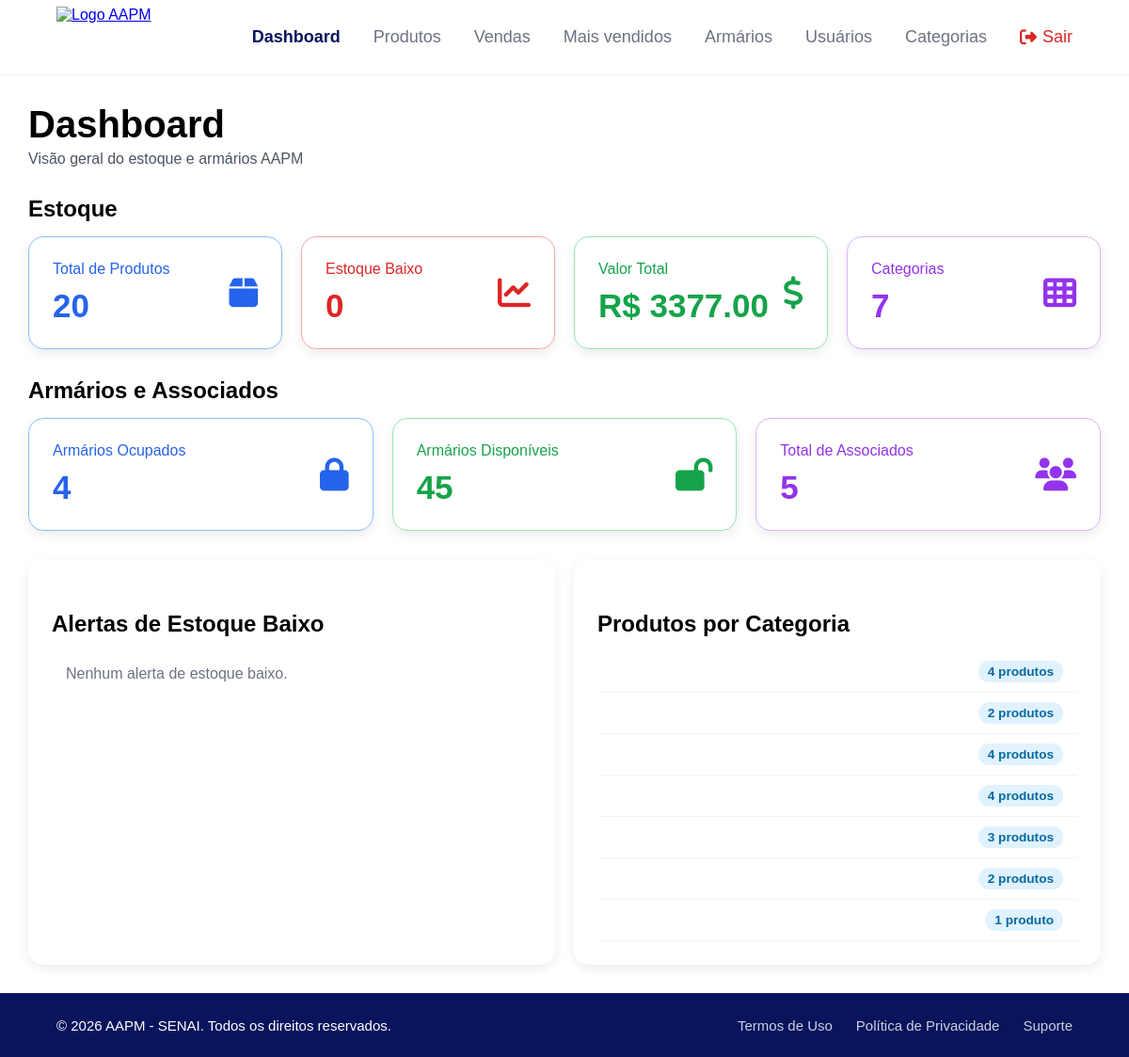
Before: / (signed in) with the older database file.
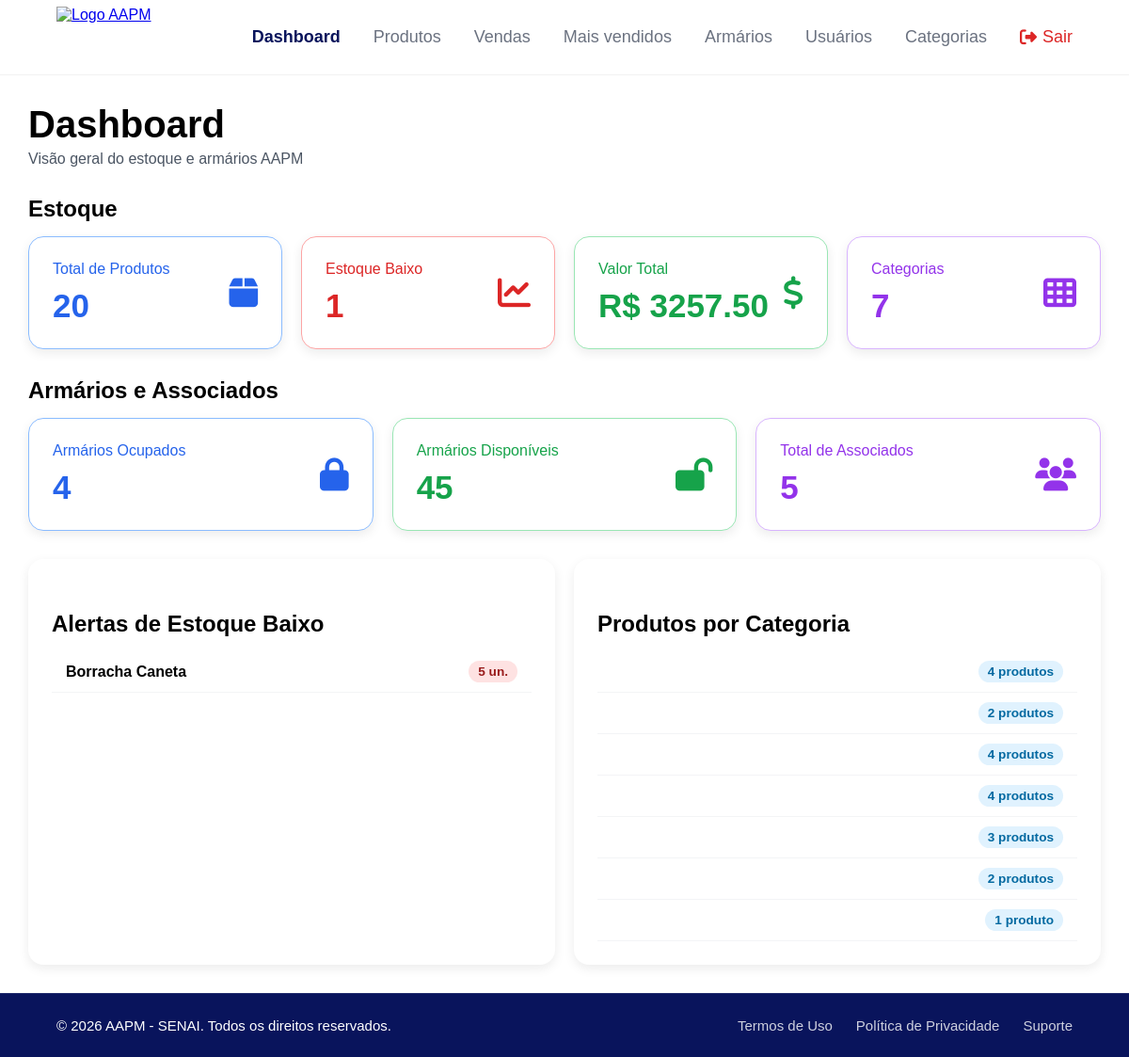
After: the same page with the newer database file.
### app/models/categoria.py (models this page shows)
class Categoria(Base):
    __tablename__ = "categorias"
    id = Column(Integer, primary_key=True, index=True)
    nome = Column(String(100), unique=True, index=True, nullable=False)
    ativo = Column(Boolean, default=True)
    descricao = Column(String(255), nullable=True)
    produtos = relationship("Produto", back_populates="categoria", lazy="select")

### app/models/produtos.py (models this page shows, shortened)
class Produto(Base):
    __tablename__ = "produtos"
    id = Column(Integer, primary_key=True, index=True)
    nome = Column(String(200), unique=True, index=True)
    preco = Column(Integer)
    estoque_atual = Column(Integer, nullable=False, default=0)
    ativo = Column(Boolean, default=True)
    imagem_path = Column(String(255), nullable=True)
    categoria_id = Column(Integer, ForeignKey("categorias.id", ondelete="SET NULL"), nullable=True)
    categoria = relationship("Categoria", back_populates="produtos")

### app/main.py (the view)
@app.get("/")
def home(
    request: Request,
    usuario=Depends(get_usuario_opcional),
    db: Session = Depends(get_db)
):
    if usuario is None:
        return templates.TemplateResponse(
            name="index.html",
            request=request
        )
    produtos_ativos = db.query(Produto).filter(Produto.ativo == True).all()
    total_produtos = len(produtos_ativos)
    produtos_alerta = [p for p in produtos_ativos if p.estoque_atual <= 5]
    estoque_baixo = len(produtos_alerta)
    valor_total = sum(p.estoque_atual * p.preco for p in produtos_ativos)
    contagem_cat = {}
    for p in produtos_ativos:
        if p.categoria and hasattr(p.categoria, 'nome'):
            nome_cat = p.categoria.nome
        elif isinstance(p.categoria, str) and p.categoria.strip():
            nome_cat = p.categoria
        else:
            nome_cat = "Gerais"
        contagem_cat[nome_cat] = contagem_cat.get(nome_cat, 0) + 1
    total_categorias = len(contagem_cat)
    return templates.TemplateResponse(
        name="dashboard.html",
        request=request,
        context={
            "request": request,
            "usuario": usuario,
            "total_produtos": total_produtos,
            "estoque_baixo": estoque_baixo,
            "valor_total": valor_total,
            "total_categorias": total_categorias,
            "produtos_alerta": produtos_alerta,
            "contagem_por_categoria": contagem_cat,
            "lista_armarios": [],
            "armarios_ocupados": 0,
            "armarios_disponiveis": 0,
            "total_associados": 0
        }
    )

### app/templates/dashboard.html (shortened to what the changed rows need)
<!DOCTYPE html>
<html lang="pt-br">
<head>
    <link rel="stylesheet" href="/static/css/dashboard.css">
    <link rel="stylesheet" href="https://cdnjs.cloudflare.com/ajax/libs/font-awesome/6.5.2/css/all.min.css">
</head>
<body>
    <div class="dashboard">
        <div class="header">
            <div>
                <h1>Dashboard</h1>
            </div>
        </div>
        <h2>Estoque</h2>
        <div class="cards">
            <div class="card vermelho">
                <div>
                    <span>Estoque Baixo</span>
                    <h3 id="estoque-baixo">{{ estoque_baixo | default(0) }}</h3>
                </div>
            </div>
            <div class="card verde">
                <div>
                    <span>Valor Total</span>
                    <h3 id="valor-total">R$ {{ "%.2f"|format(valor_total | default(0.0)) }}</h3>
                </div>
            </div>
        </div>
        <h2>Armários e Associados</h2>
        <div class="bottom">
            <div class="panel">
                <div class="panel-header">
                    <h2>Alertas de Estoque Baixo</h2>
                </div>
                <div id="lista-alertas">
                    {% if produtos_alerta %}
                        <div class="lista-customizada">
                            {% for prod in produtos_alerta %}
                                <div class="item-lista" style="display: flex; justify-content: space-between; padding: 10px 15px; border-bottom: 1px solid #f3f4f6; align-items: center;">
                                    <span><strong>{{ prod.nome }}</strong></span>
                                    <span style="background-color: #fee2e2; color: #991b1b; padding: 4px 10px; border-radius: 12px; font-size: 0.85em; font-weight: bold;">{{ prod.estoque_atual }} un.</span>
                                </div>
                            {% endfor %}
                        </div>
                    {% else %}
                        <div style="color: #6b7280; padding: 15px;">Nenhum alerta de estoque baixo.</div>
                    {% endif %}
                </div>
            </div>
            <div class="panel">
                <div class="panel-header">
                    <h2>Produtos por Categoria</h2>
                </div>
                <div id="lista-categorias">
                    {% if contagem_por_categoria %}
                        <div class="lista-customizada">
                            {% for cat, qtd in contagem_por_categoria.items() %}
                                <div class="item-lista" style="display: flex; justify-content: space-between; padding: 10px 15px; border-bottom: 1px solid #f3f4f6; align-items: center;">
                                    <span style="background-color: #e0f2fe; color: #0369a1; padding: 4px 10px; border-radius: 12px; font-size: 0.85em; font-weight: bold;">{{ qtd }} {{ 'produto' if qtd == 1 else 'produtos' }}</span>
                                </div>
                            {% endfor %}
                        </div>
                    {% else %}
                        <div style="color: #6b7280; padding: 15px;">Nenhuma categoria cadastrada.</div>
                    {% endif %}
                </div>
            </div>
        </div>
    </div>
</body>
</html>

Changed rows visible on the page:
now on this page (row edited): Produto: nome "Borracha Caneta", estoque_atual "5"
Other visible differences:
{{ estoque_baixo | default(0) }}: "0" → "1"
{{ "%.2f"|format(valor_total | default(0.0)) }}: "3377.00" → "3257.50"
text no longer shown: "Nenhum alerta de estoque baixo."
